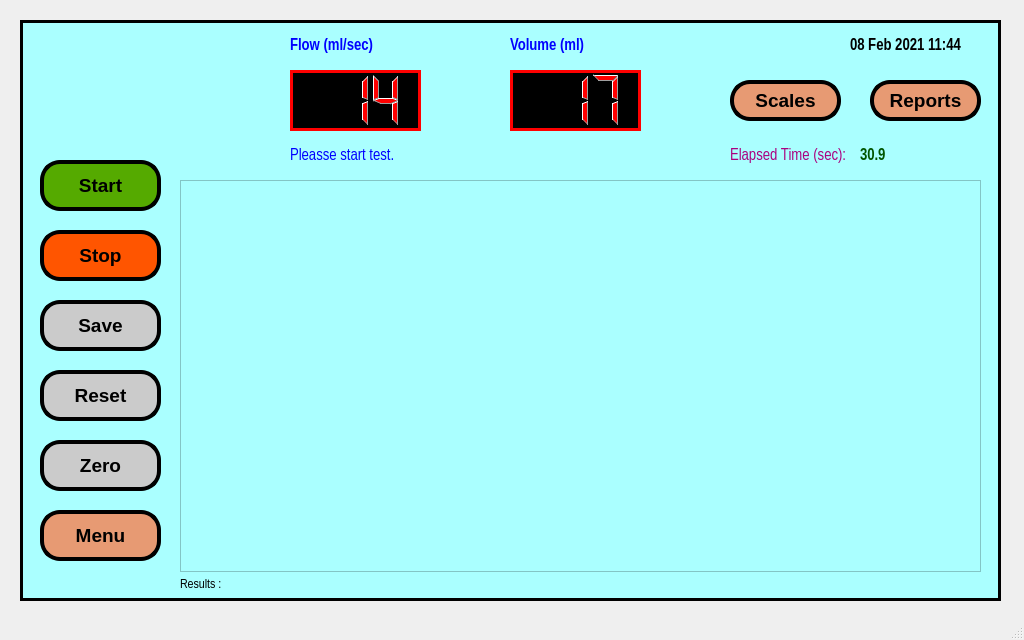
<?xml version="1.0" encoding="UTF-8"?>
<ui version="4.0">
 <class>MainWindow</class>
 <widget class="QMainWindow" name="MainWindow">
  <property name="geometry">
   <rect>
    <x>0</x>
    <y>0</y>
    <width>1024</width>
    <height>640</height>
   </rect>
  </property>
  <property name="windowTitle">
   <string>MainWindow</string>
  </property>
  <widget class="QWidget" name="centralwidget">
   <widget class="QFrame" name="frame">
    <property name="geometry">
     <rect>
      <x>20</x>
      <y>20</y>
      <width>981</width>
      <height>581</height>
     </rect>
    </property>
    <property name="font">
     <font>
      <pointsize>12</pointsize>
     </font>
    </property>
    <property name="autoFillBackground">
     <bool>false</bool>
    </property>
    <property name="styleSheet">
     <string notr="true">background-color: rgb(170, 255, 255);</string>
    </property>
    <property name="frameShape">
     <enum>QFrame::Box</enum>
    </property>
    <property name="frameShadow">
     <enum>QFrame::Plain</enum>
    </property>
    <property name="lineWidth">
     <number>3</number>
    </property>
    <widget class="QLabel" name="label">
     <property name="geometry">
      <rect>
       <x>830</x>
       <y>10</y>
       <width>141</width>
       <height>31</height>
      </rect>
     </property>
     <property name="font">
      <font>
       <family>Arial Narrow</family>
       <pointsize>12</pointsize>
       <weight>75</weight>
       <bold>true</bold>
      </font>
     </property>
     <property name="text">
      <string>08 Feb 2021 11:44</string>
     </property>
    </widget>
    <widget class="QLCDNumber" name="lcdNumber">
     <property name="geometry">
      <rect>
       <x>270</x>
       <y>50</y>
       <width>131</width>
       <height>61</height>
      </rect>
     </property>
     <property name="font">
      <font>
       <family>Arial</family>
       <pointsize>14</pointsize>
       <weight>75</weight>
       <bold>true</bold>
      </font>
     </property>
     <property name="styleSheet">
      <string notr="true">background-color: rgb(0, 0, 0);
color: rgb(255, 0, 0);</string>
     </property>
     <property name="frameShadow">
      <enum>QFrame::Plain</enum>
     </property>
     <property name="lineWidth">
      <number>3</number>
     </property>
     <property name="digitCount">
      <number>3</number>
     </property>
     <property name="value" stdset="0">
      <double>14.000000000000000</double>
     </property>
    </widget>
    <widget class="QLCDNumber" name="lcdNumber_2">
     <property name="geometry">
      <rect>
       <x>490</x>
       <y>50</y>
       <width>131</width>
       <height>61</height>
      </rect>
     </property>
     <property name="font">
      <font>
       <family>Arial</family>
       <pointsize>20</pointsize>
       <weight>75</weight>
       <bold>true</bold>
      </font>
     </property>
     <property name="styleSheet">
      <string notr="true">background-color: rgb(0, 0, 0);
color: rgb(255, 0, 0);</string>
     </property>
     <property name="frameShadow">
      <enum>QFrame::Plain</enum>
     </property>
     <property name="lineWidth">
      <number>3</number>
     </property>
     <property name="digitCount">
      <number>3</number>
     </property>
     <property name="value" stdset="0">
      <double>17.000000000000000</double>
     </property>
    </widget>
    <widget class="QPushButton" name="pushButton_2">
     <property name="geometry">
      <rect>
       <x>20</x>
       <y>140</y>
       <width>121</width>
       <height>51</height>
      </rect>
     </property>
     <property name="font">
      <font>
       <family>Arial</family>
       <pointsize>14</pointsize>
       <weight>75</weight>
       <bold>true</bold>
      </font>
     </property>
     <property name="styleSheet">
      <string notr="true">background-color: rgb(85, 170, 0);
border-radius:20px;
border-color: rgb(0, 0, 0);
border-style:outset;
border-width:4px;</string>
     </property>
     <property name="text">
      <string>Start</string>
     </property>
     <property name="autoDefault">
      <bool>true</bool>
     </property>
     <property name="default">
      <bool>true</bool>
     </property>
     <property name="flat">
      <bool>false</bool>
     </property>
    </widget>
    <widget class="QPushButton" name="pushButton_3">
     <property name="geometry">
      <rect>
       <x>20</x>
       <y>210</y>
       <width>121</width>
       <height>51</height>
      </rect>
     </property>
     <property name="font">
      <font>
       <family>Arial</family>
       <pointsize>14</pointsize>
       <weight>75</weight>
       <bold>true</bold>
      </font>
     </property>
     <property name="styleSheet">
      <string notr="true">border-radius:20px;
background-color: rgb(255, 85, 0);
border-color: rgb(0, 0, 0);
border-style:outset;
border-width:4px;</string>
     </property>
     <property name="text">
      <string>Stop</string>
     </property>
     <property name="autoDefault">
      <bool>true</bool>
     </property>
     <property name="default">
      <bool>true</bool>
     </property>
     <property name="flat">
      <bool>false</bool>
     </property>
    </widget>
    <widget class="QPushButton" name="pushButton_4">
     <property name="geometry">
      <rect>
       <x>20</x>
       <y>280</y>
       <width>121</width>
       <height>51</height>
      </rect>
     </property>
     <property name="font">
      <font>
       <family>Arial</family>
       <pointsize>14</pointsize>
       <weight>75</weight>
       <bold>true</bold>
      </font>
     </property>
     <property name="styleSheet">
      <string notr="true">background-color: rgb(203, 203, 203);
border-radius:20px;
border-color: rgb(0, 0, 0);
border-style:outset;
border-width:4px;
</string>
     </property>
     <property name="text">
      <string>Save</string>
     </property>
     <property name="autoDefault">
      <bool>true</bool>
     </property>
     <property name="default">
      <bool>true</bool>
     </property>
     <property name="flat">
      <bool>false</bool>
     </property>
    </widget>
    <widget class="QPushButton" name="pushButton_5">
     <property name="geometry">
      <rect>
       <x>20</x>
       <y>350</y>
       <width>121</width>
       <height>51</height>
      </rect>
     </property>
     <property name="font">
      <font>
       <family>Arial</family>
       <pointsize>14</pointsize>
       <weight>75</weight>
       <bold>true</bold>
      </font>
     </property>
     <property name="styleSheet">
      <string notr="true">background-color: rgb(203, 203, 203);
border-radius:20px;
border-color: rgb(0, 0, 0);
border-style:outset;
border-width:4px;</string>
     </property>
     <property name="text">
      <string>Reset</string>
     </property>
     <property name="autoDefault">
      <bool>true</bool>
     </property>
     <property name="default">
      <bool>true</bool>
     </property>
     <property name="flat">
      <bool>false</bool>
     </property>
    </widget>
    <widget class="QPushButton" name="pushButton_6">
     <property name="geometry">
      <rect>
       <x>20</x>
       <y>490</y>
       <width>121</width>
       <height>51</height>
      </rect>
     </property>
     <property name="font">
      <font>
       <family>Arial</family>
       <pointsize>14</pointsize>
       <weight>75</weight>
       <bold>true</bold>
      </font>
     </property>
     <property name="styleSheet">
      <string notr="true">background-color: rgb(231, 154, 115);
border-radius:20px;
border-color: rgb(0, 0, 0);
border-style:outset;
border-width:4px;</string>
     </property>
     <property name="text">
      <string>Menu</string>
     </property>
     <property name="autoDefault">
      <bool>true</bool>
     </property>
     <property name="default">
      <bool>true</bool>
     </property>
     <property name="flat">
      <bool>false</bool>
     </property>
    </widget>
    <widget class="QLabel" name="label_3">
     <property name="geometry">
      <rect>
       <x>270</x>
       <y>10</y>
       <width>151</width>
       <height>31</height>
      </rect>
     </property>
     <property name="font">
      <font>
       <family>Arial Narrow</family>
       <pointsize>12</pointsize>
       <weight>75</weight>
       <bold>true</bold>
      </font>
     </property>
     <property name="styleSheet">
      <string notr="true">color: rgb(0, 0, 255);</string>
     </property>
     <property name="text">
      <string>Flow (ml/sec)</string>
     </property>
    </widget>
    <widget class="QLabel" name="label_4">
     <property name="geometry">
      <rect>
       <x>490</x>
       <y>10</y>
       <width>131</width>
       <height>31</height>
      </rect>
     </property>
     <property name="font">
      <font>
       <family>Arial Narrow</family>
       <pointsize>12</pointsize>
       <weight>75</weight>
       <bold>true</bold>
      </font>
     </property>
     <property name="styleSheet">
      <string notr="true">color: rgb(0, 0, 255);</string>
     </property>
     <property name="text">
      <string>Volume (ml)</string>
     </property>
    </widget>
    <widget class="QPushButton" name="pushButton_7">
     <property name="geometry">
      <rect>
       <x>20</x>
       <y>420</y>
       <width>121</width>
       <height>51</height>
      </rect>
     </property>
     <property name="font">
      <font>
       <family>Arial</family>
       <pointsize>14</pointsize>
       <weight>75</weight>
       <bold>true</bold>
      </font>
     </property>
     <property name="styleSheet">
      <string notr="true">background-color: rgb(203, 203, 203);
border-radius:20px;
border-color: rgb(0, 0, 0);
border-style:outset;
border-width:4px;</string>
     </property>
     <property name="text">
      <string>Zero</string>
     </property>
     <property name="autoDefault">
      <bool>true</bool>
     </property>
     <property name="default">
      <bool>true</bool>
     </property>
     <property name="flat">
      <bool>false</bool>
     </property>
    </widget>
    <widget class="QLabel" name="label_5">
     <property name="geometry">
      <rect>
       <x>270</x>
       <y>120</y>
       <width>271</width>
       <height>31</height>
      </rect>
     </property>
     <property name="font">
      <font>
       <family>Arial Narrow</family>
       <pointsize>12</pointsize>
      </font>
     </property>
     <property name="styleSheet">
      <string notr="true">color: rgb(0, 0, 255);</string>
     </property>
     <property name="text">
      <string>Pleasse start test.</string>
     </property>
    </widget>
    <widget class="QLabel" name="label_6">
     <property name="geometry">
      <rect>
       <x>710</x>
       <y>120</y>
       <width>121</width>
       <height>31</height>
      </rect>
     </property>
     <property name="font">
      <font>
       <family>Arial Narrow</family>
       <pointsize>12</pointsize>
      </font>
     </property>
     <property name="styleSheet">
      <string notr="true">color: rgb(170, 0, 127);</string>
     </property>
     <property name="text">
      <string>Elapsed Time (sec):</string>
     </property>
    </widget>
    <widget class="QPushButton" name="pushButton_8">
     <property name="geometry">
      <rect>
       <x>850</x>
       <y>60</y>
       <width>111</width>
       <height>41</height>
      </rect>
     </property>
     <property name="font">
      <font>
       <family>Arial</family>
       <pointsize>14</pointsize>
       <weight>75</weight>
       <bold>true</bold>
      </font>
     </property>
     <property name="styleSheet">
      <string notr="true">background-color: rgb(231, 154, 115);
border-radius:20px;
border-color: rgb(0, 0, 0);
border-style:outset;
border-width:4px;</string>
     </property>
     <property name="text">
      <string>Reports</string>
     </property>
     <property name="autoDefault">
      <bool>true</bool>
     </property>
     <property name="default">
      <bool>true</bool>
     </property>
     <property name="flat">
      <bool>false</bool>
     </property>
    </widget>
    <widget class="QPushButton" name="pushButton_9">
     <property name="geometry">
      <rect>
       <x>710</x>
       <y>60</y>
       <width>111</width>
       <height>41</height>
      </rect>
     </property>
     <property name="font">
      <font>
       <family>Arial</family>
       <pointsize>14</pointsize>
       <weight>75</weight>
       <bold>true</bold>
      </font>
     </property>
     <property name="styleSheet">
      <string notr="true">background-color: rgb(231, 154, 115);
border-radius:20px;
border-color: rgb(0, 0, 0);
border-style:outset;
border-width:4px;</string>
     </property>
     <property name="text">
      <string>Scales</string>
     </property>
     <property name="autoDefault">
      <bool>true</bool>
     </property>
     <property name="default">
      <bool>true</bool>
     </property>
     <property name="flat">
      <bool>false</bool>
     </property>
    </widget>
    <widget class="QWidget" name="layoutWidget">
     <property name="geometry">
      <rect>
       <x>160</x>
       <y>160</y>
       <width>801</width>
       <height>411</height>
      </rect>
     </property>
     <layout class="QGridLayout" name="gridLayout">
      <item row="0" column="0">
       <widget class="QGraphicsView" name="graphicsView"/>
      </item>
      <item row="1" column="0">
       <widget class="QLabel" name="label_2">
        <property name="font">
         <font>
          <family>Arial Narrow</family>
          <pointsize>10</pointsize>
         </font>
        </property>
        <property name="text">
         <string>Results :</string>
        </property>
       </widget>
      </item>
     </layout>
    </widget>
    <widget class="QLabel" name="label_7">
     <property name="geometry">
      <rect>
       <x>10</x>
       <y>10</y>
       <width>211</width>
       <height>111</height>
      </rect>
     </property>
     <property name="text">
      <string/>
     </property>
     <property name="pixmap">
      <pixmap>../../URmini/images/ARK LOGO.jpg</pixmap>
     </property>
    </widget>
    <widget class="QLabel" name="label_8">
     <property name="geometry">
      <rect>
       <x>840</x>
       <y>120</y>
       <width>61</width>
       <height>31</height>
      </rect>
     </property>
     <property name="font">
      <font>
       <family>Arial Narrow</family>
       <pointsize>12</pointsize>
       <weight>75</weight>
       <bold>true</bold>
      </font>
     </property>
     <property name="styleSheet">
      <string notr="true">color: rgb(0, 85, 0);</string>
     </property>
     <property name="text">
      <string>30.9</string>
     </property>
    </widget>
   </widget>
  </widget>
  <widget class="QMenuBar" name="menubar">
   <property name="geometry">
    <rect>
     <x>0</x>
     <y>0</y>
     <width>1024</width>
     <height>21</height>
    </rect>
   </property>
  </widget>
  <widget class="QStatusBar" name="statusbar"/>
 </widget>
 <resources/>
 <connections/>
</ui>
